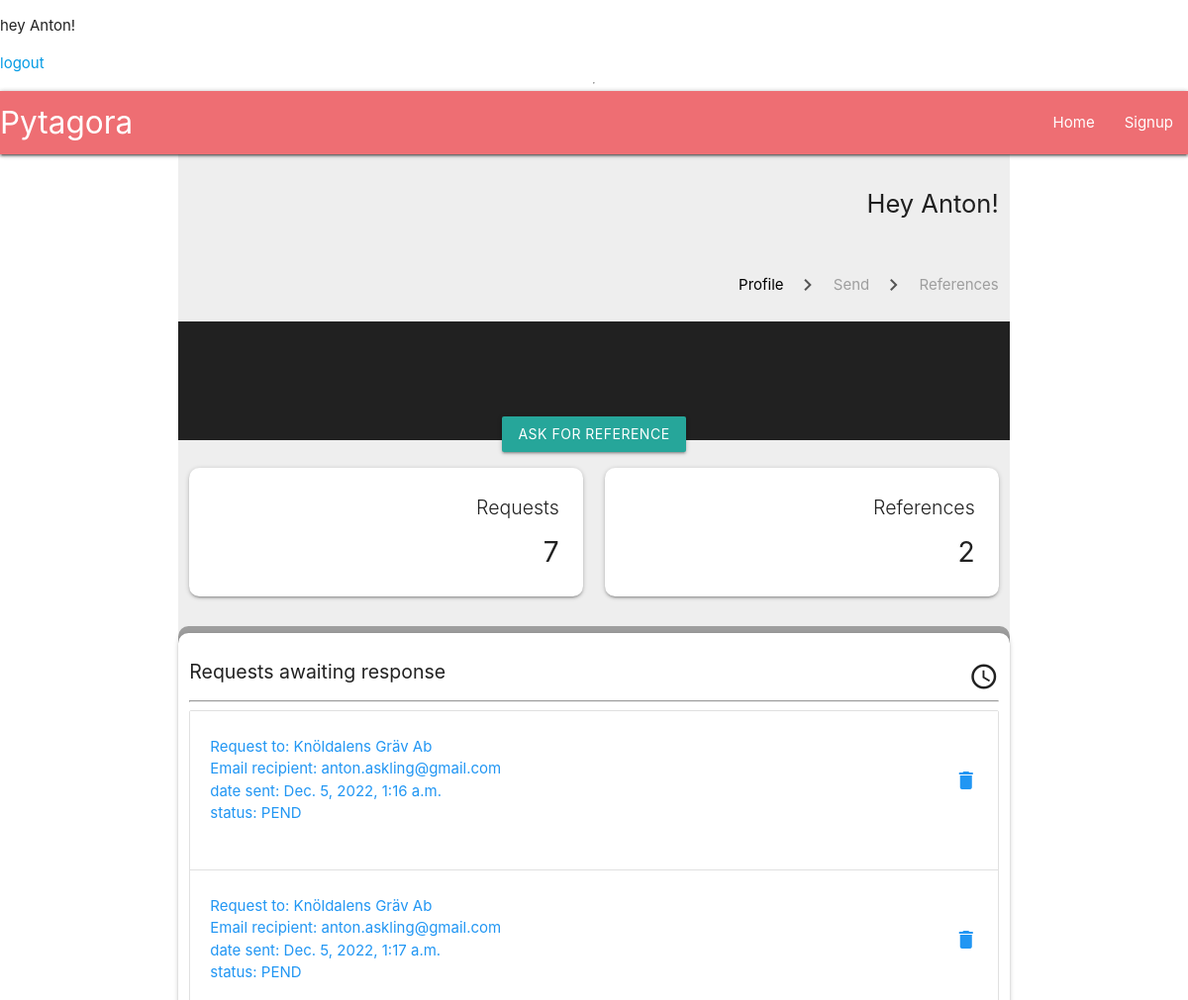
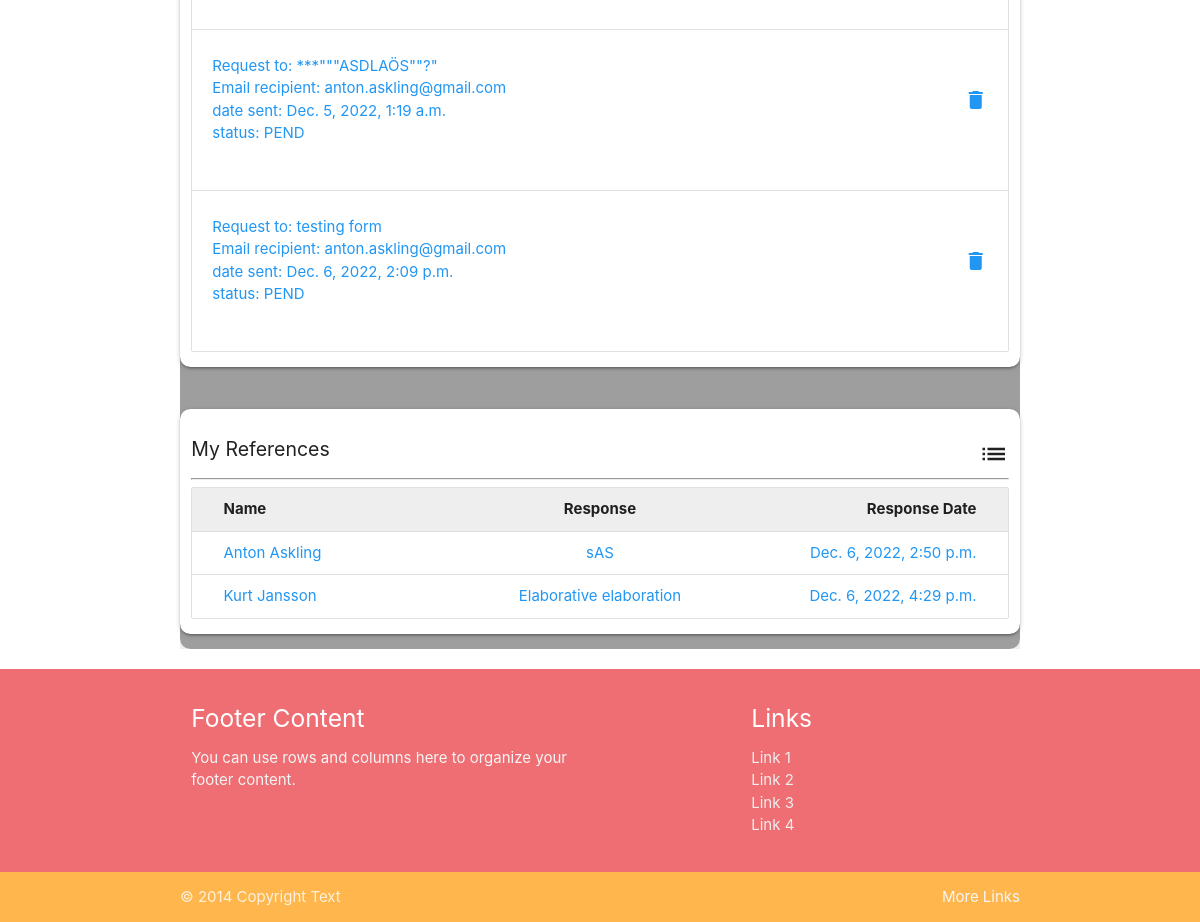
Page /profile/ (signed in) on the earlier database version (2 pictures, top to bottom).
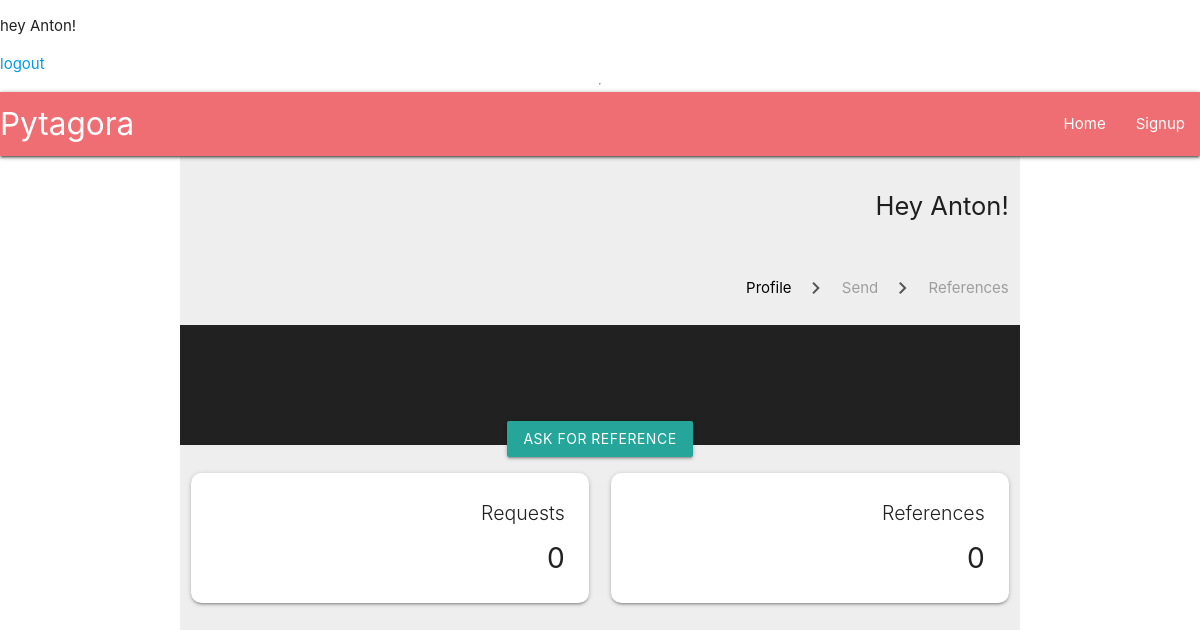
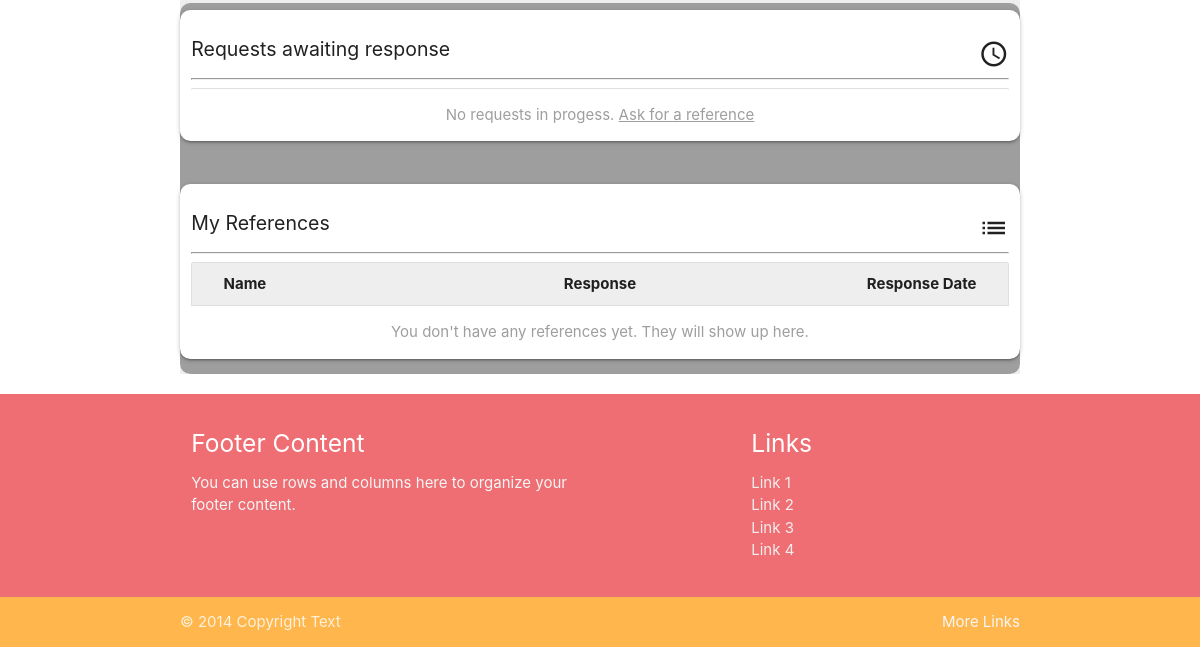
Same page on the later database version (2 pictures, top to bottom).
### core/models.py (models this page shows, shortened)
class User(PermissionsMixin, AbstractBaseUser):
    email = models.EmailField(_("email adress"), max_length=254, unique=True)
    first_name = models.CharField(_("first name"), max_length=50)
    last_name = models.CharField(_("last name"), max_length=50)
    date_joined = models.DateTimeField(_("date joined"), auto_now_add=True)
    last_login = models.DateTimeField(_("last login"), auto_now=True)
    is_active = models.BooleanField(_("active"), default=True)
    is_staff = models.BooleanField(_("staff"), default=True)
    is_recruiter = models.BooleanField(_("recruiter"), default=False)
    objects = UserManager()
    USERNAME_FIELD = "email"
    REQUIRED_FIELDS = []
    class Meta:
        verbose_name = _("user")
        verbose_name_plural = _("user")

### userprofile/models.py (models this page shows, shortened)
class RefRequest(models.Model):
    profile = models.ForeignKey(Profile, verbose_name=_("profile"), on_delete=models.CASCADE)
    company_name = models.CharField(_("company name"), max_length=100, null=True, blank=True)
    company_slug = models.SlugField(_("company_slug"), null=True, blank=True, unique=False, max_length=150)
    date_from = PartialDateField( verbose_name=_("date from"))
    date_to = PartialDateField(verbose_name=_("date to"))
    to_email = models.EmailField(_("to email"), max_length=254, null=True, blank=True)
    UNINITIATED = "UNIN"
    PENDING = "PEND"
    COMPLETE = "COMP"
    STATUS_CHOICES = [
        (UNINITIATED, "Uninitiated"),
        (PENDING, "Pending"),
        (COMPLETE, "Complete"),
    ]
    status = models.CharField(_("status"), max_length=4, choices=STATUS_CHOICES, default=UNINITIATED,)
    time_sent = models.DateTimeField(_("time_sent"), auto_now_add=True, null=True)
    class Meta:
        verbose_name = "Reference request"
        verbose_name_plural = "Reference requests"

class RefResponse(models.Model):
    ref_request = models.OneToOneField(RefRequest, verbose_name=_("request to"), on_delete=models.CASCADE)
    profile = models.ForeignKey(Profile, verbose_name=_("profile"), on_delete=models.CASCADE, null=True, blank=True)
    email = models.EmailField(_("email"), max_length=254)
    first_name = models.CharField(_("first name"), max_length=50, null=True, blank=True)
    last_name = models.CharField(_("last name"), max_length=50, null=True, blank=True)
    company_name = models.CharField(_("company name"), max_length=50, null=True, blank=True)
    title = models.CharField(_("title"), max_length=50)
    BOSS = "BOSS"
    COLLEAGUE = "COLL"
    CONSULTANT = "CONS"
    OTHER = "OTH"
    RELATION_CHOICES = [
        (BOSS, "Boss to referee"),
        (COLLEAGUE, "Colleague to referee"),
        (CONSULTANT, "referee was consultant"),
        (OTHER, "Other")
    ]
    relation = models.CharField(_("relation to referee"), choices=RELATION_CHOICES, default=BOSS, max_length=4)
    other_relation = models.CharField(_("if Other, please specify"), max_length=80, null=True, blank=True)
    main_tasks = models.TextField(_("describe main tasks"))
    elaborate = models.TextField(_("elaborate"))
    extra = models.TextField(_("extra"))
    referee_first_name = models.CharField(_("referee first name"), max_length=50)
    referee_last_name = models.CharField(_("referee last name"), max_length=50)
    completed = models.BooleanField(_("is completed"), default=False)
    time_added = models.DateTimeField(_("time added"), auto_now=True)
    def get_full_name(self):
        return f"{self.first_name} {self.last_name}"
    class Meta:
        verbose_name = "Reference response"
        verbose_name_plural = "Reference responses"
        ordering = ["ref_request"]

### userprofile/views.py (the view)
# urls.py: path("profile/", TestProfileView.as_view(), name="test_profile"),
class TestProfileView(LoginRequiredMixin, ListView):
    model = Profile
    context_object_name = "profile"
    template_name="userprofile/test_profile.html"
    def get_context_data(self, **kwargs):
        context = super().get_context_data(**kwargs)
        context["profile"] = context["profile"].filter(user=self.request.user)
        context["requests"] = context["profile"][0].refrequest_set.all()
        context["count_requests"] = context["requests"].count()
        print(context["requests"].count())
        context["comp_responses"] = context["profile"][0].refresponse_set.all(
        ).filter(ref_request__status="COMP")
        context["count_responses"] = context["comp_responses"].count()
        return context

### userprofile/templates/userprofile/test_profile.html (shortened to what this page needs)
{% extends "base.html" %}
{% block content %}
    <div class="container center grey lighten-3">
        <section class="profile-section">
            <div class="heading-row row row-margin-delete">
                <div class="heading-box col s12">
                    <h2 class="hm right">Hey {{ user.first_name }}!</h2>
                </div>
            </div>
            <div class="crumbs-row row">
                <nav class="crumbs-box col s10 m6 right transparent z-depth-0">
                    <div class="nav-wrapper right ">
                          <a  href="#!" class="breadcrumb black-text">Profile</a>
                          <a  href="#!" class="breadcrumb grey-text">Send</a>
                          <a  href="#!" class="breadcrumb grey-text">References</a>
                    </div>
                </nav>
            </div>
            <div class="req-reference-row row">
                <div class="col s12 profilesque-image grey darken-4">
                    <a class="btn" id="req-reference" href="{% url 'send_request' %}">Ask For Reference</a>
                </div>
            </div>
            <div class="counter-row row row-margin-delete">
                <div class="col s6 counter-box">
                    <div class="card right-align rounded">
                        <div class="card-content">
                            <span class="hs card-title"> Requests </span>
                            <span class="xl3">{{ count_requests }}</span>
                        </div>
                    </div>
                </div>
                <div class=" col s6 counter-box">
                    <div class="card right-align rounded">
                        <div class="card-content">
                            <span class="hs card-title"> References </span>
                            <span class="xl3">{{ count_responses }}</span>
                        </div>
                    </div>
                </div>
            </div>
        </section>
        <section class="grey rounded">
            <div class="row">
                <div class="col s12 card-panel rounded left-align">
                    <h3 class="hs">Requests awaiting response <i class="material-icons small right">access_time</i></h3>
                    <hr/>
                    <div class="collection">
                        {% for request in requests %}
                            {% if request.status == "PEND" %}
                            <a class=" collection-item " href="">
                                <div class="row valign-wrapper">
                                    <div class="col s9 content truncate">
                                        <p class="truncate blue-text">
                                             Request to: {{ request.company_name }}<br />
                                             Email recipient: {{ request.to_email }}<br />
                                            date sent: {{ request.time_sent }} <br />
                                            status: {{ request.status }}
                                        </p>
                                    </div>
                                    <div class="col s3">
                                        <i class="right material-icons blue-text">delete</i>
                                    </div>
                                </div>
                            </a>
                            {% endif %}
                            {% empty %}
                            <div class="col s12 truncate center-align collection-item grey-text">
                                <p>No requests in progess. <a class="grey-text" href="{% url 'send_request' %}"><u>Ask for a reference</u></a></p>
                            </div>
                        {% endfor %}
                    </div>
            </div>
            </div>
            <div class="row">
                <div class="col s12 card-panel rounded left-align">
                    <h3 class="hs">My References <i class="material-icons small right">list</i></h3>
                    <hr/>
                    <div class="collection">
                        <div class="row collection-item reference-collection grey lighten-3">
                            <div class="col s3 truncate left-align bold">Name</div>
                                    <div class="col s6 truncate center-align bold">Response</div>
                                    <div class="col s3 truncate right-align bold">Response Date</div>
                        </div>
                        {% for response in comp_responses %}
                        <a class="row collection-item reference-collection blue-text" href="">
                                <div class="col s3 truncate left-align"> {{ response.get_full_name }}</div>
                                <div class="col s6 truncate center-align">{{ response.elaborate }}</div>
                                <div class="col s3 truncate right-align">{{ response.time_added }}</div>
                        </a>
                        {% empty %}
                        <div class="col s12 truncate center-align collection-item grey-text">
                            <p>You don't have any references yet. They will show up here.</p>
                        </div>
                       {% endfor %}
                    </div>
                    </div>
                </div>
            </div>
{% endblock content %}

### userprofile/templates/base.html (shortened to what this page needs)
{% load static %}
<!DOCTYPE html>
<html lang="en">
    <head>
        <link type="text/css"
              rel="stylesheet"
              href="{% static 'materialize/css/materialize.min.css' %}"
              media="screen,projection"/>
        <link rel="stylesheet" href="{% static 'base/css/style.css' %}"/>
    </head>
    <body>
        {% if user.is_authenticated %}
        <p>hey {{ user.first_name }}!</p>
        <a href="{% url 'logout' %}">logout</a>
        {% else %}
        <a href="{% url 'login' %}"> login</a>
        {% endif %}
        <hr />
        <header>
            <nav>
                <div class="nav-wrapper z-depth-1">
                    <a href="{% url 'home' %}" class="brand-logo">Pytagora</a>
                    <ul class="right hide-on-med-and-down">
                        <li>
                            <a href="{% url 'home' %}">Home</a>
                        </li>
                        <li>
                            <a href="{% url 'signup' %}">Signup</a>
                        </li>
                    </ul>
                </div>
            </nav>
        </header>
       <main>
        {% block content %}
        {% endblock content %}
       </main>
        <footer class="page-footer pytagora-orange" >
            <div class="container">
                <div class="row">
                    <div class="col l6 s12">
                        <h5 class="white-text">Footer Content</h5>
                        <p class="grey-text text-lighten-4">You can use rows and columns here to organize your footer content.</p>
                    </div>
                    <div class="col l4 offset-l2 s12">
                        <h5 class="white-text">Links</h5>
                        <ul>
                            <li>
                                <a class="grey-text text-lighten-3" href="#!">Link 1</a>
                            </li>
                            <li>
                                <a class="grey-text text-lighten-3" href="#!">Link 2</a>
                            </li>
                            <li>
                                <a class="grey-text text-lighten-3" href="#!">Link 3</a>
                            </li>
                            <li>
                                <a class="grey-text text-lighten-3" href="#!">Link 4</a>
                            </li>
                        </ul>
                    </div>
                </div>
            </div>
            <div class="footer-copyright orange lighten-2">
                <div class="container">
                    © 2014 Copyright Text
                    <a class="grey-text text-lighten-4 right" href="#!">More Links</a>
                </div>
            </div>
        </footer>
    </body>
</html>

### staticfiles/base/css/style.css (style rules this page uses)
body { display: flex; min-height: 100vh; flex-direction: column; }
main { flex: 1 0 auto; }
header { z-index: 3; }
.bold { font-weight: bold; }
.collection { overflow: visible; }
.rounded { border-radius: .7rem; }
.breadcrumb { font-size: 1rem !important; }
.breadcrumb:before { content: '\E5CC'; color: rgba(17, 17, 17, 0.7); vertical-align: bottom; display: inline-block; font-family: 'Material Icons'; font-weight: normal; font-style: normal; font-size: 2vw; margin: 0 14px 0 8px; -webkit-font-smoothing: antialiased; }
.row-margin-delete { margin-bottom: 1em !important; }
.hm { font-size: 1.7rem !important; }
.hs { font-size: 1.3rem !important; }
.xl3 { font-size: 1.875rem!important; }
.crumbs-row { margin-bottom: 5px; }
.profilesque-image { height:15vh; padding: 0 !important; }
#req-reference { position: relative !important; top: 12vh; z-index: 2; }
.reference-collection { margin-left: 0rem !important; margin-right: 0rem !important; }

Differences in the rows shown:
removed RefRequest: company_name "Knöldalens Gräv Ab", to_email "anton.askling@gmail.com", time_sent "Dec. 5, 2022, 1:16 a.m.", status "PEND"
removed RefRequest: company_name "Knöldalens Gräv Ab", to_email "anton.askling@gmail.com", time_sent "Dec. 5, 2022, 1:17 a.m.", status "PEND"
removed RefRequest: company_name "***\"\"\"ASDLAÖS\"\"?\"", to_email "anton.askling@gmail.com", time_sent "Dec. 5, 2022, 1:19 a.m.", status "PEND"
removed RefRequest: company_name "testing form", to_email "anton.askling@gmail.com", time_sent "Dec. 6, 2022, 2:09 p.m.", status "PEND"
removed RefResponse: get_full_name "Anton Askling", elaborate "sAS", time_added "Dec. 6, 2022, 2:50 p.m."
removed RefResponse: get_full_name "Kurt Jansson", elaborate "Elaborative elaboration", time_added "Dec. 6, 2022, 4:29 p.m."
Other differences:
{{ count_requests }}: "7" → "0"
{{ count_responses }}: "2" → "0"
text now shown: "No requests in progess. Ask for a reference You don't have any references yet. They will show up here."
